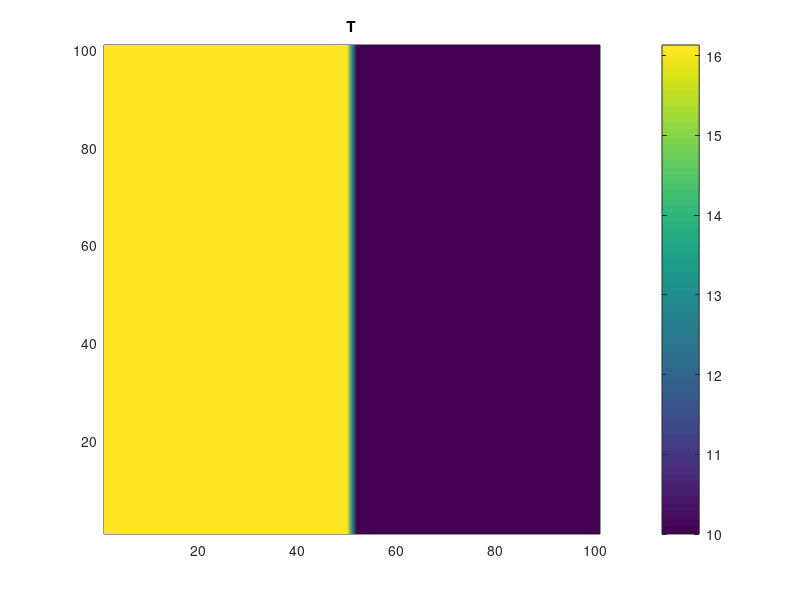

Reproduce this figure in MATLAB. (Note: this script raises an error after producing the figure.)
clc;clear all; close all; format short

% pwd = '/home/valera/ParGCCOM/TestCases/ShearLayer/SL_128x6x128/';
% ProbName = 'shearlayer';
% ProbSize = '128x6x128';
% 
% GridFileName =  [pwd ProbName '.' ProbSize '.dat' ];  ;
% 
% ProbSizeFileName = [pwd ProbName '.' ProbSize 'probsize.ser.dat' ];
% 
% INIfile = 'gcom_ini_DC_128x128x6.nc';
% 
% [x,y,z,x_r,y_r,z_r,IMax,JMax,KMax]=ReadGridASCII(ProbSizeFileName,GridFileName);

%Nodes:
IMax = 101; JMax = 101;
%Spacing:
h = 1/IMax;

%Cells:
m = IMax-1; n = JMax-1;

xlength = linspace(-16,16,n+1);
ylength = linspace(-1,1,m+1);

[X,Y] = meshgrid(xlength,ylength);
%%

uic = zeros(IMax ,JMax);
vic = zeros(IMax ,JMax);
pic = zeros(IMax ,JMax);
Tic = zeros(IMax, JMax);
Sic = zeros(IMax, JMax);


p = zeros(IMax+1,JMax+1);
u = zeros(IMax+1,JMax+1);
v = zeros(IMax+1,JMax+1);
T = zeros(IMax+1,JMax+1);
S = zeros(IMax+1,JMax+1);

xlength = linspace(-16,16,n);
ylength = linspace(-1,1,m);

[Xc,Yc] = meshgrid(xlength,ylength);

xlength = linspace(-16,16,n+1);
ylength = linspace(-1,1,m);

[Xu,Yu] = meshgrid(xlength,ylength);

xlength = linspace(-16,16,n);
ylength = linspace(-1,1,m+1);

[Xv,Yv] = meshgrid(xlength,ylength);

xlength = linspace(-16,16,n+2);
ylength = linspace(-1,1,m+2);

[Xp,Yp] = meshgrid([1 1.5 : 1 : JMax-0.5 JMax], [1 1.5 : 1 : IMax-0.5 IMax]);

Xp = Xp - JMax/2.0;
XMax = max(max(Xp));
Xp = Xp/XMax*16.0; 

Yp = Yp - IMax/2.0;
YMax = max(max(Yp));
Yp = Yp/YMax;               

Dx = X(1,2)-X(1,1);
Dy = Y(2,1)-Y(1,1);
dw = 80.0;
dp = 0.05;
%%

TMAX = 16.1324636; TMIN = 10.0;

T0 = TMAX*100;

for j=1:JMax
    for i=1:IMax

        Tic(i,j) = TMIN + (TMAX-TMIN)*(0.5-0.5*erf(X(i,j)/0.01));
        
    
        end
end

figure(1);
u_v = squeeze(Tic);
pcolor(u_v);
title('T')
colorbar;
shading interp;

Tatc = Tic/T0;

%%
rho_ref = 1027.d0;
S_ref   = 35.d0;
T_ref   = 10.d0;
drho_dS = 0.781d0;
drho_dT = -0.1708d0;
LStar = 0.05;
UStar = 1.0;
gforce = 9.80;

dens = rho_ref + drho_dT*(Tatc*T0-T_ref);  %EOS  

DMax = max(max(dens));
DMin = min(min(dens));

rho_P0 = (DMax+DMin)/2.0;

buoy = dens;

buoy(1,:) = gforce*LStar*(dens(1,:)-rho_P0)/(rho_P0*(UStar^2));

for j=2:JMax
    for i=1:IMax-1

        buoy(i,j) = gforce*LStar*(0.5*(dens(i,j)+dens(i+1,j))-rho_P0)/(rho_P0*(UStar^2));

    end
end



%%  Creating operator
k = 2; % Mimetic order of accuracy %%%%%%%%%%%%%%%%%%%%%%%%%%%%%%%%%%%%%%%%
Dy = Xc(1,2)-Xc(1,1);
Dx = Dy;
D = div2D(k,m,Dx,n,Dy); %div2DCurv(k,X,Y);
G =  grad2D(k,m,Dx,n,Dy); % grad2DCurv(k,X,Y);

L = D*G;  %lap2D(k,IMax-1,Dx,JMax-1,Dy);
L = L + robinBC2D(k,m,Dx,n,Dy,1,0);

idx1 = numel(uic);
idy1 = numel(vic);
idx2 = idx1 + idy1;


dt = 0.1;
rho = 1;
D = rho/dt*D;
G = -dt/rho*G;
%% Preparing t=0 arrays

iatu = (X(1:IMax-1,:)+X(2:IMax,:))*0.50;
jatu = (Y(1:IMax-1,:)+Y(2:IMax,:))*0.50;

iatv = (X(:,1:JMax-1)+X(:,2:JMax))*0.50;
jatv = (Y(:,1:JMax-1)+Y(:,2:JMax))*0.50;
    
uatu = interp2(X, Y, uic, iatu,jatu); %u-space
uatv = interp2(X, Y, uic, iatv,jatv);

vatv = interp2(X, Y, vic, iatv,jatv);
patv = interp2(X, Y, pic, iatv,jatv);
vatu = interp2(X, Y, vic, iatu,jatu);
patu = interp2(X, Y, pic, iatu,jatu);

uatp = interp2(X, Y, uic, Xp, Yp);
vatp = interp2(X, Y, vic, Xp, Yp);
patp = interp2(X, Y, pic, Xp, Yp);

u = uatp;
v = vatp;
p = patp;

   figure(2);
    u_v = squeeze(uatv(:,:));
    subplot(2,2,1)
    pcolor(u_v);
    title('u')
    colorbar;
    shading interp;
    subplot(2,2,2)
    u_2 = squeeze(p(:,:));
    pcolor(u_2);
    title('p')
    colorbar;
    shading interp;
    subplot(2,2,3)
    u_3 = squeeze(vatu(:,:));
    pcolor(u_3);
    title('v')
    colorbar;
    shading interp;
    subplot(2,2,4)
    pcolor(Xp,Yp,cav)
    hold on
    quiver(Xp,Yp,u,v)
    hold off
    xlim([0 1])
    ylim([0 1])
    colorbar;
    shading interp;
    title(['vorticity Dt = ' num2str((time+1)*dt)])
%%
% Reshaping


Vv = reshape(vatv',[], 1);
Uv = reshape(uatv',[], 1);
Pv = reshape(patv',[], 1);

Vu = reshape(vatu',[], 1);
Uu = reshape(uatu',[], 1);
Pu = reshape(patu',[], 1);

Vp = reshape(v',[], 1);
Up = reshape(u',[], 1);
Pp = reshape(p',[], 1);

cs = 1447.0;


tf = 0.1;
nf = tf/dt ;
beta = 1/cs;
Re = 750;
IRe = 1.0/Re;
nu = 0.0014;
time_steps = linspace(0,tf,nf);

[uatu,vatv,p] = applyboundaries2D(uatu,vatv,p); 
%uatu(end,:) = 1.0;
%%
u = interp2(iatu, jatu, uatu, Xp, Yp); %scaterring interpolant
v = interp2(iatv, jatv, vatv, Xp, Yp);

u(end,:) = u(end-1,:); %Needs one more
u(1,:)   = u(2,:);
v(:,end) = v(:,end-1);
v(:,1)   = v(:,2);

uatv = interp2(Xp,Yp, u, iatv, jatv);
vatu = interp2(Xp,Yp, v, iatu, jatu);

    figure(2);
    u_v = squeeze(uatv(:,:));
    subplot(2,2,1)
    pcolor(u_v);
    title('u')
    colorbar;
    shading interp;
    subplot(2,2,2)
    u_2 = squeeze(p(:,:));
    pcolor(u_2);
    title('p')
    colorbar;
    shading interp;
    subplot(2,2,3)
    u_3 = squeeze(vatu(:,:));
    pcolor(u_3);
    title('v')
    colorbar;
    shading interp;
    subplot(2,2,4)
    pcolor(Xp,Yp,cav)
    hold on
    quiver(Xp,Yp,u,v)
    hold off
    xlim([0 1])
    ylim([0 1])
    colorbar;
    shading interp;
    title(['vorticity Dt = ' num2str((time+1)*dt)])

%Dy = Xp(1,3)-Xp(1,2);
%Dx = Dy;

%Dx = 1.0; 
%Dy = 1.0; 



%% Boussinesq Pred-Corr formulation:
%for time = 1:size(time_steps,2)

    %Predict u*

       %RHS = zeros(IMax+1,JMax+1);
    %u_star = zeros(IMax+1,JMax+1); %u;
    %v_star = zeros(IMax+1,JMax+1); %v;
    
    u_star = uatu;
    v_star = vatv;
    
   
    for j = 2:JMax-1
        for i = 2:IMax-2
    
            d2u_dy2 = (uatu(i-1,j)-2*uatu(i,j)+uatu(i+1,j))/(Dy^2);
            d2u_dx2 = (uatu(i,j-1)-2*uatu(i,j)+uatu(i,j+1))/(Dx^2);
                        
            du_dx = (uatu(i,j+1)-uatu(i,j-1))/(2*Dx);
            du_dy = (uatu(i+1,j)-uatu(i-1,j))/(2*Dy);
            udu_dx  = uatu(i,j)*du_dx;
            vdu_dy  = vatu(i,j)*du_dy;  

            
%             du_dx = (uatu(i,j+1)-uatu(i,j-1))/(2*Dx);
%             du_dy = (vatu(i+1,j)-vatu(i-1,j))/(2*Dy);
%             udu_dx  = uatu(i,j)*du_dx;
%             vdu_dy  = uatu(i,j)*du_dy;  
%             
            %udu_dx = kawamura2D(u,u,Dx,i,j,'x');
            %udv_dy = kawamura2D(u,v,Dy,i,j,'y');
            
            %RHS(i,j) = -udu_dx-vdu_dy + nu*(d2u_dy2+d2u_dx2);
            
            u_star(i,j) = uatu(i,j) - dt*(udu_dx+vdu_dy - IRe*(d2u_dy2+d2u_dx2));
        end
    end
    
    %u_star(:,end) = u_star(:,end-1);
    %u_star(end-1:end,end) = u_star(end-2:end-1,end-1);
    
    
    
    %RHS = D*[ Uu.*Uu - txx ; Uv.*Vv - txy_v ];
%     RHS = D*[ Uu - txx ; Uv - txy_v ];
%     RHS = reshape(RHS,[IMax+1 JMax+1])';
%     RHS = applyRHSboundaries2D(RHS,IMax,JMax);
%     u_star = SSPRK102D(u,RHS,dt);
    
    %Predict v*
     
    for j = 2:JMax-2
        for i = 2:IMax-1
    
            d2v_dy2 = (vatv(i-1,j)-2*vatv(i,j)+vatv(i+1,j))/(Dy^2);
            d2v_dx2 = (vatv(i,j-1)-2*vatv(i,j)+vatv(i,j+1))/(Dx^2);
                        
            dv_dx = (vatv(i,j+1)-vatv(i,j-1))/(2*Dx);
            dv_dy = (vatv(i+1,j)-vatv(i-1,j))/(2*Dy);       
            udv_dx  = uatv(i,j)*dv_dx;
            vdv_dy  = vatv(i,j)*dv_dy;
                    
%             dv_dx = (uatv(i,j+1)-uatv(i,j-1))/(2*Dx);
%             dv_dy = (vatv(i+1,j)-vatv(i-1,j))/(2*Dy);       
%             udv_dx  = vatv(i,j)*dv_dx;
%             vdv_dy  = vatv(i,j)*dv_dy;
                        
            %udv_dx = kawamura2D(u,v,Dx,i,j,'x');
            %vdv_dy = kawamura2D(v,v,Dy,i,j,'y');
           
            %RHS(i,j) = -udv_dx-vdv_dy + nu*(d2v_dy2+d2v_dx2);
           
            v_star(i,j) = vatv(i,j) - dt*(udv_dx+vdv_dy - IRe*(d2v_dy2+d2v_dx2)) -buoy(i,j);
           
        end
    end


%     RHS = D*[ Uu.*Vu - txy_u  ; Vv.*Vv - tyy ];
%     RHS = D*[ Vu - txy_u  ; Vv - tyy ];
%     RHS = reshape(RHS,[IMax+1 JMax+1])';
%     RHS = applyRHSboundaries2D(RHS,IMax,JMax);
%     v_star = SSPRK102D(v,RHS,dt);
    
    [u_star,v_star,~] = applyboundaries2Dstar(u_star,v_star,p);
    %u_star(end,:) = 1.0 ;

    figure(4);
    u_v = squeeze(u_star(:,:));
    subplot(2,2,1)
    pcolor(u_v);
    title('u*')
    colorbar;
    shading interp;
    subplot(2,2,2)
    u_2 = squeeze(v_star(:,:));
    pcolor(u_2);
    title('v*')
    colorbar;
    shading interp;
    subplot(2,2,3)
    u_3 = squeeze(p(:,:));
    pcolor(u_3);
    title('p')
    colorbar;
    shading interp;
    
%%
    Uu = reshape(u_star',[], 1);
    Vv = reshape(v_star',[], 1);
   
    %Get p (continuity)
    
    R = [Uu ; Vv];  
    Pp = L\(D*R);

    Gp = G*[ Pp ]; 
    dpdx = Gp(1:(IMax*(JMax-1)));
    dpdy = Gp((IMax*(JMax-1)+1):end);
    
    %Correct u,v:
    
    Uu = Uu - dpdx;
    Vv = Vv - dpdy;
    
    uatu = reshape(Uu,[IMax JMax-1])' ; 
    vatv = reshape(Vv,[IMax-1 JMax])' ; 
    
    [uatu,vatv,~] = applyboundaries2D(uatu,vatv,p);
    %uatu(end,:) = 1.0;
    
    u = interp2(iatu, jatu, uatu, Xp, Yp); %scattered interpolant
    v = interp2(iatv, jatv, vatv, Xp, Yp);
    p = reshape(Pp,[IMax+1 JMax+1])';
        
    u(end,:) = u(end-1,:);
    u(1,:)   = u(2,:);
    v(:,end) = v(:,end-1);
    v(:,1)   = v(:,2);

    uatv = interp2(Xp,Yp, u, iatv, jatv);
    vatu = interp2(Xp,Yp, v, iatu, jatu);
     
     
    [~,cav] = curl(Xp,Yp,u,v);
              
    %Interpolate and refresh arrays:
  
    Pv = reshape(patv',[], 1);
    Pu = reshape(patu',[], 1);
    
    Vv = reshape(vatv',[], 1);
    Uv = reshape(uatv',[], 1);
 
    Vu = reshape(vatu',[], 1);
    Uu = reshape(uatu',[], 1);    
    
    for j = 2:JMax-2
      for i = 2:IMax-2
    
            d2T_dy2 = (Tatc(i-1,j)-2*Tatc(i,j)+Tatc(i+1,j))/(Dy^2);
            d2T_dx2 = (Tatc(i,j-1)-2*Tatc(i,j)+Tatc(i,j+1))/(Dx^2);
                        
            dT_dx = (Tatc(i,j+1)-Tatc(i,j-1))/(2*Dx);
            dT_dy = (Tatc(i+1,j)-Tatc(i-1,j))/(2*Dy);       
            udT_dx  = uatv(i,j)*dT_dx;
            vdT_dy  = vatv(i,j)*dT_dy;
                    
           
            Tatc(i,j) = Tatc(i,j) - dt*(udT_dx+vdT_dy - IRe*(d2T_dy2+d2T_dx2));
           
        end
    end
    
    Tatc(end,:) = Tatc(end-1,:);
    Tatc(1,:)   = Tatc(2,:);
    Tatc(:,end) = Tatc(:,end-1);
    Tatc(:,1)   = Tatc(:,2);
    
    dens = rho_ref + drho_dT*(Tatc*T0-T_ref);  %EOS  
    
    buoy(1,:) = gforce*LStar*(dens(1,:)-rho_P0)/(rho_P0*(UStar^2));

    for j=2:JMax
        for i=1:IMax-1

        buoy(i,j) = gforce*LStar*(0.5*(dens(i,j)+dens(i+1,j))-rho_P0)/(rho_P0*(UStar^2));

        end
    end
    
    figure(2);
    u_v = squeeze(u(:,:));
    subplot(2,2,1)
    pcolor(u_v);
    title('u')
    colorbar;
    shading interp;
    subplot(2,2,2)
    u_2 = squeeze(p(:,:));
    pcolor(u_2);
    title('p')
    colorbar;
    shading interp;
    subplot(2,2,3)
    u_3 = squeeze(v(:,:));
    pcolor(u_3);
    title('v')
    colorbar;
    shading interp;
    subplot(2,2,4)
    pcolor(Xp,Yp,cav)
    hold on
    quiver(Xp,Yp,u,v)
    hold off
    xlim([0 1])
    ylim([0 1])
    colorbar;
    shading interp;
    title(['vorticity Dt = ' num2str((time+1)*dt)])


%end


